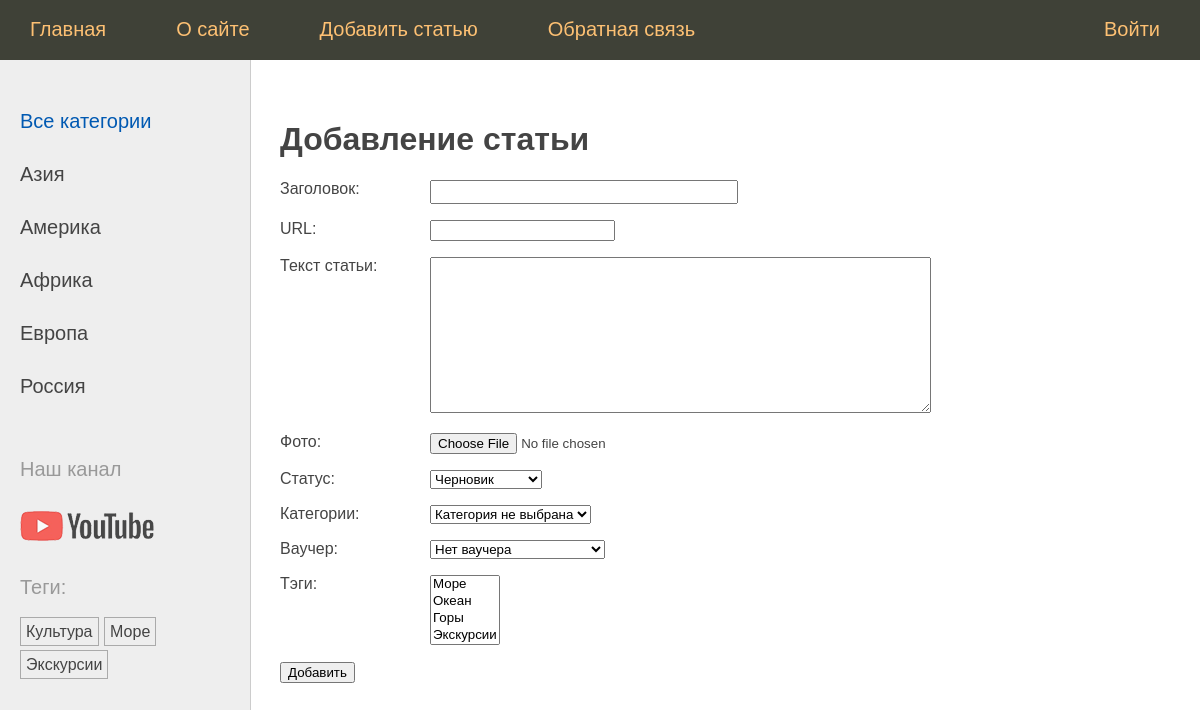
The page /addpage/ on the database its author committed.
### trips/models.py (models this page shows)
class Category(models.Model):
    name = models.CharField(max_length=100, db_index=True, verbose_name="Категория")
    slug = models.SlugField(max_length=255, unique=True, db_index=True)
    def get_absolute_url(self):
        return reverse('category', kwargs={'cat_slug': self.slug})
    def __str__(self):
        return self.name
    class Meta:
        verbose_name = "Категория"
        verbose_name_plural = "Категории"

class TagPost(models.Model):
    tag = models.CharField(max_length=100, db_index=True)
    slug = models.SlugField(max_length=255, unique=True, db_index=True)
    def get_absolute_url(self):
        return reverse('tag', kwargs={'tag_slug': self.slug})
    def __str__(self):
        return self.tag

### trips/views.py (the view, shortened to what this page needs)
# urls.py: path('addpage/', views.AddPage.as_view(), name='add_page'),
class AddPage(View):
    def get(self, request):
        form = AddPostForm()
        return render(request, 'abouttrip/addpage.html',
                      {'menu': menu, 'title': 'Добавление статьи', 'form': form})

### trips/forms.py (shortened to what this page needs)
class AddPostForm(forms.ModelForm):
    cat = forms.ModelChoiceField(queryset=Category.objects.all(),
                                 empty_label="Категория не выбрана", label="Категории")
    voucher = forms.ModelChoiceField(queryset=Voucher.objects.all(), required=False,
                                     empty_label="Нет ваучера", label="Ваучер")
    class Meta:
        model = Trips
        fields = ['title', 'slug', 'content', 'photo', 'is_published', 'cat', 'voucher', 'tags']
        labels = {'slug': 'URL'}
        widgets = {
            'title': forms.TextInput(attrs={'class': 'form-input'}),
            'content': forms.Textarea(attrs={'cols': 60, 'rows': 10}),
        }

### trips/models.py (called while the page is built)
    def __str__(self):
        return self.name

### trips/templatetags/trips_tags.py (called while the page is built)
@register.simple_tag(name='getcats')
def get_categories():
    return Category.objects.all()

@register.inclusion_tag('abouttrip/list_categories.html')
def show_categories(cat_selected_id=0):
    cats = Category.objects.annotate(total=Count("posts")).filter(total__gt=0)
    return {"cats": cats, "cat_selected": cat_selected_id}

@register.inclusion_tag('abouttrip/list_tags.html')
def show_all_tags():
    return {"tags": TagPost.objects.annotate(total=Count("tags")).filter(total__gt=0)}

### templates/abouttrip/addpage.html (shortened to what this page needs)
{% extends 'base.html' %}
{% block content %}
<h1>{{title}}</h1>
<form action="" method="post" enctype="multipart/form-data">
    {% for f in form %}
        <label class="form-label" for="{{ f.id_for_label }}">{{f.label}}: </label>{{ f }}</p>
    {% endfor %}
    <button type="submit">Добавить</button>
</form>
{% endblock %}

### templates/abouttrip/list_categories.html
{% for cat in cats %}
    {% if cat.id == cat_selected %}
        <li class="selected">{{cat.name}}</li>
    {% else %}
        <li><a href="{{ cat.get_absolute_url }}">{{cat.name}}</a></li>
    {% endif %}
{% endfor %}

### templates/abouttrip/list_tags.html
{% if tags %}
Теги:</p>
<ul class="tags-list">
    {% for t in tags %}
    <li><a
            href="{{t.get_absolute_url}}">{{t.tag}}</a></li>
    {% endfor %}
</ul>
{% endif %}

### abouttrip/static/abouttrip/css/styles.css (style rules this page uses)
html, body { font-family: 'Arial'; margin: 0; padding: 0; height: 100%; width: 100%; color: #444; }
a { color: #0059b2; text-decoration: none; }
.left-chapters ul { width: 230px; margin: 0; padding: 20px 10px 10px 20px; list-style: none; font-size: 20px; }
.left-chapters ul li { margin: 30px 0 0 0; color: #999; }
.left-chapters ul li a { color: #444; text-decoration: none; }
ul.tags-list { width: 100%; margin: 0; padding: 0; list-style: none; }
ul.tags-list li { margin: 0; padding: 0 0 10px; display: inline-block; }
ul.tags-list li a { padding: 5px; font-size: 16px; border: 1px solid #aaa; }
.form-input { width: 300px; font-size: 16px; }
.form-label { display: inline-block; min-width: 150px; vertical-align: top; }

### rows shown on the page
Category: name "Азия"
Category: name "Америка"
Category: name "Африка"
Category: name "Европа"
Category: name "Россия"
TagPost: tag "Культура"
TagPost: tag "Море"
TagPost: tag "Экскурсии"

### other values the page prints
{{ m.title }} "О сайте" "Добавить статью" "Обратная связь" "Войти"
{{ title }} "Добавление статьи"
{{ f.label }} "Заголовок" "URL" "Текст статьи" "Фото" "Статус" "Категории" "Ваучер" "Тэги"
